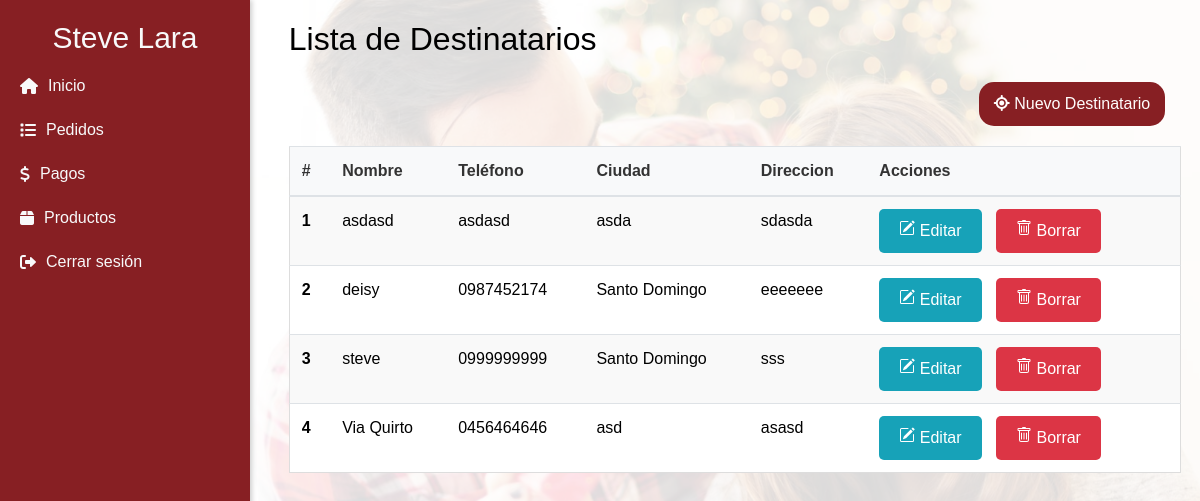
The page /destinatarios (signed in) on the database as committed earlier.
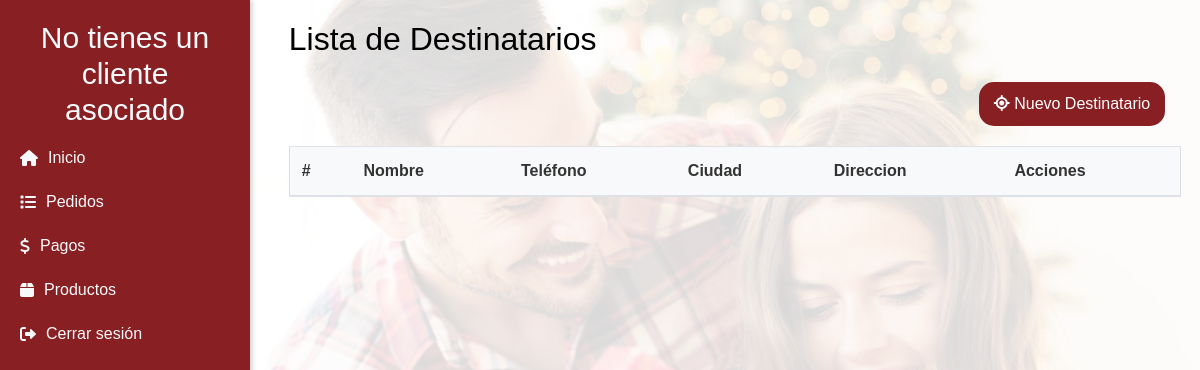
The same page on the database as committed later.
### pedidos/models.py (models this page shows, shortened)
class Cliente(models.Model):
    nombre = models.CharField(max_length=50)
    cedula = models.CharField(max_length=10)
    email = models.EmailField()
    telefono = models.CharField(max_length=10)
    ciudad = models.CharField(max_length=30)
    direccion = models.TextField(max_length=200)
    user = models.OneToOneField(User, related_name='cliente', on_delete=models.CASCADE, null=True, blank=True, unique=True)
    class Meta:
        db_table = 'cliente'

class Destinatario(models.Model):
    nombre = models.CharField(max_length=50)
    telefono = models.CharField(max_length=10)
    ciudad = models.CharField(max_length=30)
    direccion = models.TextField(max_length=200)
    user = models.ForeignKey(User, on_delete=models.CASCADE, null=True, blank=True)

### pedidos/views.py (the view)
# urls.py: path('destinatarios', destinatarios, name='destinatarios'),                                                     #Consultar
@login_required
def destinatarios(request):
    destinatarios = Destinatario.objects.filter(user_id = request.user.id)
    contenido = {
        'destinatarios': destinatarios,
        'cliente': request.cliente  # Llama al cliente del middleware
    }
    return render(request, 'destinatarios/listado.html', contenido)

### templates/destinatarios/listado.html (shortened to what this page needs)
{% extends 'menu.html' %}
{% block content %}
<div class="info-cliente">
  <h2 class="mb-4">Lista de Destinatarios</h2>
  <a href="{% url 'nuevo_destinatario' %}" class="nuevo-pedido mr-3"><i class="fa-solid fa-location"></i> Nuevo Destinatario</a>
  <table class="table">
    <thead>
      <tr>
        <th scope="col">#</th>
        <th scope="col">Nombre</th>
        <th scope="col">Teléfono</th>
        <th scope="col">Ciudad</th>
        <th scope="col">Direccion</th>
        <th scope="col">Acciones </th>
      </tr>
    </thead>
    <tbody>
      {% for destinatario in destinatarios %}
      <tr>
        <th scope="row" data-label="#">{{ forloop.counter }}</th>
        <td data-label="Nombre">{{ destinatario.nombre }}</td>
        <td data-label="Teléfono">{{ destinatario.telefono }}</td>
        <td data-label="Ciudad">{{ destinatario.ciudad }}</td>
        <td data-label="Dirección">{{ destinatario.direccion }}</td>
        <td>
          <a href="{% url 'detalle_destinatario' destinatario.id %}" class="btn btn-info btn-sm">
            Editar</a>
          <form action="{% url 'eliminar_destinatario' destinatario.id %}" method="post" style="display:inline;"
            class="delete-form">
            <button type="submit" class="btn btn-danger btn-sm">
              Borrar
            </button>
          </form>
        </td>
      </tr>
      {% endfor %}
    </tbody>
  </table>
</div>
{% endblock %}

### templates/menu.html (shortened to what this page needs)
<!doctype html>
<html>
<head>
  <link href="https://getbootstrap.com/docs/4.0/dist/css/bootstrap.min.css" rel="stylesheet">
  <link href="https://cdnjs.cloudflare.com/ajax/libs/font-awesome/6.0.0-beta3/css/all.min.css" rel="stylesheet">
  {% load static %}
  <link rel="stylesheet" href="{% static 'sweetalert2/sweetalert2.min.css' %}">
  <link href="{% static 'css/main.css' %}" rel="stylesheet">
  <link href="{% static 'css/responsive.css' %}" rel="stylesheet">
</head>
<body>
  <div class="row">
    <nav class="sidebar col-3">
      <h2>
        {% if user.is_authenticated %}
          {% if cliente %}
            {{ cliente.nombre }}
          {% else %}
            No tienes un cliente asociado
          {% endif %}
        {% else %}
          Bienvenido a Detalles Cariño
        {% endif %}
      </h2>
      <ul class="nav flex-column">
        <li class="nav-item">
          <a class="nav-link" href="{% url 'main' %}">
            <i class="fas fa-house"></i> Inicio
          </a>
        </li>
        {% if user.is_authenticated %}
            {% if user.is_staff %}
            <li class="nav-item">
              <a class="nav-link" href="{% url 'pedidos' %}">
                <i class="fas fa-list"></i> Pedidos
              </a>
            </li>
            <li class="nav-item">
              <a class="nav-link" href="{% url 'pagos' %}">
                <i class="fas fa-dollar"></i> Pagos
              </a>
            </li>
            <li class="nav-item">
              <a class="nav-link" href="{% url 'productos' %}">
                <i class="fas fa-box"></i> Productos
              </a>
            </li>
            {% endif %}
        <li class="nav-item">
          <a class="nav-link" href="{% url 'account_logout' %}">
            <i class="fas fa-sign-out-alt"></i> Cerrar sesión
          </a>
        </li>
        {% endif %}
      </ul>
    </nav>
    <main role="main" class="container col-9">
      {% block content %}{% endblock %}
    </main>
  </div>
</body>
</html>

Rows that differ between the two databases and show on the page:
removed Cliente: nombre "Steve Lara"
removed Destinatario: nombre "asdasd", telefono "asdasd", ciudad "asda", direccion "sdasda"
removed Destinatario: nombre "deisy", telefono "0987452174", ciudad "Santo Domingo", direccion "eeeeeee"
removed Destinatario: nombre "steve", telefono "0999999999", ciudad "Santo Domingo", direccion "sss"
removed Destinatario: nombre "Via Quirto", telefono "0456464646", ciudad "asd", direccion "asasd"
Other text that changed with them:
text now shown: "No tienes un cliente asociado"
